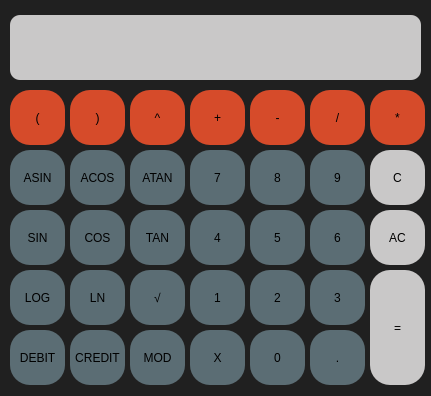
<?xml version="1.0" encoding="UTF-8"?>
<ui version="4.0">
 <class>MainWindow</class>
 <widget class="QMainWindow" name="MainWindow">
  <property name="geometry">
   <rect>
    <x>0</x>
    <y>0</y>
    <width>431</width>
    <height>396</height>
   </rect>
  </property>
  <property name="windowTitle">
   <string>MainWindow</string>
  </property>
  <property name="styleSheet">
   <string notr="true">background-color: rgb(32, 32, 32)</string>
  </property>
  <widget class="QWidget" name="centralwidget">
   <widget class="QLabel" name="result">
    <property name="geometry">
     <rect>
      <x>10</x>
      <y>15</y>
      <width>411</width>
      <height>65</height>
     </rect>
    </property>
    <property name="styleSheet">
     <string notr="true">QLabel{
 	qproperty-alignment: 'AlignVCenter | AlignRight';
	background-color: rgb(201, 200, 200);
	border-radius: 10px;
	
	
	font: 20pt &quot;Ubuntu&quot;;
}
</string>
    </property>
    <property name="text">
     <string/>
    </property>
   </widget>
   <widget class="QPushButton" name="pushButton_7">
    <property name="geometry">
     <rect>
      <x>190</x>
      <y>150</y>
      <width>55</width>
      <height>55</height>
     </rect>
    </property>
    <property name="styleSheet">
     <string notr="true">QPushButton {
	background-color: rgb(91, 109, 116);
	border-radius: 20px;
}

QPushButton:pressed {
	background-color: rgb(36, 91, 113);
	border-radius: 20px;
}
</string>
    </property>
    <property name="text">
     <string>7</string>
    </property>
   </widget>
   <widget class="QPushButton" name="pushButton_8">
    <property name="geometry">
     <rect>
      <x>250</x>
      <y>150</y>
      <width>55</width>
      <height>55</height>
     </rect>
    </property>
    <property name="styleSheet">
     <string notr="true">QPushButton {
	background-color: rgb(91, 109, 116);
	border-radius: 20px;
}

QPushButton:pressed {
	background-color: rgb(36, 91, 113);
	border-radius: 20px;
}
</string>
    </property>
    <property name="text">
     <string>8</string>
    </property>
   </widget>
   <widget class="QPushButton" name="pushButton_9">
    <property name="geometry">
     <rect>
      <x>310</x>
      <y>150</y>
      <width>55</width>
      <height>55</height>
     </rect>
    </property>
    <property name="styleSheet">
     <string notr="true">QPushButton {
	background-color: rgb(91, 109, 116);
	border-radius: 20px;
}

QPushButton:pressed {
	background-color: rgb(36, 91, 113);
	border-radius: 20px;
}
</string>
    </property>
    <property name="text">
     <string>9</string>
    </property>
   </widget>
   <widget class="QPushButton" name="pushButton_4">
    <property name="geometry">
     <rect>
      <x>190</x>
      <y>210</y>
      <width>55</width>
      <height>55</height>
     </rect>
    </property>
    <property name="styleSheet">
     <string notr="true">QPushButton {
	background-color: rgb(91, 109, 116);
	border-radius: 20px;
}

QPushButton:pressed {
	background-color: rgb(36, 91, 113);
	border-radius: 20px;
}
</string>
    </property>
    <property name="text">
     <string>4</string>
    </property>
   </widget>
   <widget class="QPushButton" name="pushButton_5">
    <property name="geometry">
     <rect>
      <x>250</x>
      <y>210</y>
      <width>55</width>
      <height>55</height>
     </rect>
    </property>
    <property name="styleSheet">
     <string notr="true">QPushButton {
	background-color: rgb(91, 109, 116);
	border-radius: 20px;
}

QPushButton:pressed {
	background-color: rgb(36, 91, 113);
	border-radius: 20px;
}
</string>
    </property>
    <property name="text">
     <string>5</string>
    </property>
   </widget>
   <widget class="QPushButton" name="pushButton_6">
    <property name="geometry">
     <rect>
      <x>310</x>
      <y>210</y>
      <width>55</width>
      <height>55</height>
     </rect>
    </property>
    <property name="styleSheet">
     <string notr="true">QPushButton {
	background-color: rgb(91, 109, 116);
	border-radius: 20px;
}

QPushButton:pressed {
	background-color: rgb(36, 91, 113);
	border-radius: 20px;
}
</string>
    </property>
    <property name="text">
     <string>6</string>
    </property>
   </widget>
   <widget class="QPushButton" name="pushButton_1">
    <property name="geometry">
     <rect>
      <x>190</x>
      <y>270</y>
      <width>55</width>
      <height>55</height>
     </rect>
    </property>
    <property name="styleSheet">
     <string notr="true">QPushButton {
	background-color: rgb(91, 109, 116);
	border-radius: 20px;
}

QPushButton:pressed {
	background-color: rgb(36, 91, 113);
	border-radius: 20px;
}
</string>
    </property>
    <property name="text">
     <string>1</string>
    </property>
   </widget>
   <widget class="QPushButton" name="pushButton_2">
    <property name="geometry">
     <rect>
      <x>250</x>
      <y>270</y>
      <width>55</width>
      <height>55</height>
     </rect>
    </property>
    <property name="styleSheet">
     <string notr="true">QPushButton {
	background-color: rgb(91, 109, 116);
	border-radius: 20px;
}

QPushButton:pressed {
	background-color: rgb(36, 91, 113);
	border-radius: 20px;
}
</string>
    </property>
    <property name="text">
     <string>2</string>
    </property>
   </widget>
   <widget class="QPushButton" name="pushButton_3">
    <property name="geometry">
     <rect>
      <x>310</x>
      <y>270</y>
      <width>55</width>
      <height>55</height>
     </rect>
    </property>
    <property name="styleSheet">
     <string notr="true">QPushButton {
	background-color: rgb(91, 109, 116);
	border-radius: 20px;
}

QPushButton:pressed {
	background-color: rgb(71, 89, 96);
	border-radius: 20px;
}
</string>
    </property>
    <property name="text">
     <string>3</string>
    </property>
   </widget>
   <widget class="QPushButton" name="pushButton_0">
    <property name="geometry">
     <rect>
      <x>250</x>
      <y>330</y>
      <width>55</width>
      <height>55</height>
     </rect>
    </property>
    <property name="styleSheet">
     <string notr="true">QPushButton {
	background-color: rgb(91, 109, 116);
	border-radius: 20px;
}

QPushButton:pressed {
	background-color: rgb(36, 91, 113);
	border-radius: 20px;
}
</string>
    </property>
    <property name="text">
     <string>0</string>
    </property>
   </widget>
   <widget class="QPushButton" name="pushButton_X">
    <property name="geometry">
     <rect>
      <x>190</x>
      <y>330</y>
      <width>55</width>
      <height>55</height>
     </rect>
    </property>
    <property name="styleSheet">
     <string notr="true">QPushButton {
	background-color: rgb(91, 109, 116);
	border-radius: 20px;
}

QPushButton:pressed {
	background-color: rgb(36, 91, 113);
	border-radius: 20px;
}
</string>
    </property>
    <property name="text">
     <string>X</string>
    </property>
   </widget>
   <widget class="QPushButton" name="pushButton_Pow">
    <property name="geometry">
     <rect>
      <x>130</x>
      <y>90</y>
      <width>55</width>
      <height>55</height>
     </rect>
    </property>
    <property name="styleSheet">
     <string notr="true">QPushButton {
	background-color: rgb(214, 75, 42);
	border-radius: 20px;
}

QPushButton:pressed {
	background-color: rgb(156, 56, 33);
	border-radius: 20px;
}
</string>
    </property>
    <property name="text">
     <string>^</string>
    </property>
   </widget>
   <widget class="QPushButton" name="pushButton_PLUS">
    <property name="geometry">
     <rect>
      <x>190</x>
      <y>90</y>
      <width>55</width>
      <height>55</height>
     </rect>
    </property>
    <property name="styleSheet">
     <string notr="true">QPushButton {
	background-color: rgb(214, 75, 42);
	border-radius: 20px;
}

QPushButton:pressed {
	background-color: rgb(156, 56, 33);
	border-radius: 20px;
}
</string>
    </property>
    <property name="text">
     <string>+</string>
    </property>
   </widget>
   <widget class="QPushButton" name="pushButton_MINUS">
    <property name="geometry">
     <rect>
      <x>250</x>
      <y>90</y>
      <width>55</width>
      <height>55</height>
     </rect>
    </property>
    <property name="styleSheet">
     <string notr="true">QPushButton {
	background-color: rgb(214, 75, 42);
	border-radius: 20px;
}

QPushButton:pressed {
	background-color: rgb(156, 56, 33);
	border-radius: 20px;
}
</string>
    </property>
    <property name="text">
     <string>-</string>
    </property>
   </widget>
   <widget class="QPushButton" name="pushButton_MUL">
    <property name="geometry">
     <rect>
      <x>370</x>
      <y>90</y>
      <width>55</width>
      <height>55</height>
     </rect>
    </property>
    <property name="styleSheet">
     <string notr="true">QPushButton {
	background-color: rgb(214, 75, 42);
	border-radius: 20px;
}

QPushButton:pressed {
	background-color: rgb(156, 56, 33);
	border-radius: 20px;
}
</string>
    </property>
    <property name="text">
     <string>*</string>
    </property>
   </widget>
   <widget class="QPushButton" name="pushButton_DIV">
    <property name="geometry">
     <rect>
      <x>310</x>
      <y>90</y>
      <width>55</width>
      <height>55</height>
     </rect>
    </property>
    <property name="styleSheet">
     <string notr="true">QPushButton {
	background-color: rgb(214, 75, 42);
	border-radius: 20px;
}

QPushButton:pressed {
	background-color: rgb(156, 56, 33);
	border-radius: 20px;
}
</string>
    </property>
    <property name="text">
     <string>/</string>
    </property>
   </widget>
   <widget class="QPushButton" name="pushButton_OP_Bracket">
    <property name="geometry">
     <rect>
      <x>10</x>
      <y>90</y>
      <width>55</width>
      <height>55</height>
     </rect>
    </property>
    <property name="styleSheet">
     <string notr="true">QPushButton {
	background-color: rgb(214, 75, 42);
	border-radius: 20px;
}

QPushButton:pressed {
	background-color: rgb(156, 56, 33);
	border-radius: 20px;
}
</string>
    </property>
    <property name="text">
     <string>(</string>
    </property>
   </widget>
   <widget class="QPushButton" name="pushButton_AC">
    <property name="geometry">
     <rect>
      <x>370</x>
      <y>210</y>
      <width>55</width>
      <height>55</height>
     </rect>
    </property>
    <property name="styleSheet">
     <string notr="true">QPushButton {
	background-color: rgb(201, 200, 200);
	border-radius: 20px;
}

QPushButton:pressed {
	background-color: rgb(127, 127, 127);
	border-radius: 20px;
}
</string>
    </property>
    <property name="text">
     <string>AC</string>
    </property>
   </widget>
   <widget class="QPushButton" name="pushButton_EQ">
    <property name="geometry">
     <rect>
      <x>370</x>
      <y>270</y>
      <width>55</width>
      <height>115</height>
     </rect>
    </property>
    <property name="styleSheet">
     <string notr="true">QPushButton {
	background-color: rgb(201, 200, 200);
	border-radius: 20px;
}

QPushButton:pressed {
	background-color: rgb(127, 127, 127);
	border-radius: 20px;
}
</string>
    </property>
    <property name="text">
     <string>=</string>
    </property>
   </widget>
   <widget class="QPushButton" name="pushButton_SIN">
    <property name="geometry">
     <rect>
      <x>10</x>
      <y>210</y>
      <width>55</width>
      <height>55</height>
     </rect>
    </property>
    <property name="styleSheet">
     <string notr="true">QPushButton {
	background-color: rgb(91, 109, 116);
	border-radius: 20px;
}

QPushButton:pressed {
	background-color: rgb(36, 91, 113);
	border-radius: 20px;
}
</string>
    </property>
    <property name="text">
     <string>SIN</string>
    </property>
   </widget>
   <widget class="QPushButton" name="pushButton_COS">
    <property name="geometry">
     <rect>
      <x>70</x>
      <y>210</y>
      <width>55</width>
      <height>55</height>
     </rect>
    </property>
    <property name="styleSheet">
     <string notr="true">QPushButton {
	background-color: rgb(91, 109, 116);
	border-radius: 20px;
}

QPushButton:pressed {
	background-color: rgb(36, 91, 113);
	border-radius: 20px;
}
</string>
    </property>
    <property name="text">
     <string>COS</string>
    </property>
   </widget>
   <widget class="QPushButton" name="pushButton_TAN">
    <property name="geometry">
     <rect>
      <x>130</x>
      <y>210</y>
      <width>55</width>
      <height>55</height>
     </rect>
    </property>
    <property name="styleSheet">
     <string notr="true">QPushButton {
	background-color: rgb(91, 109, 116);
	border-radius: 20px;
}

QPushButton:pressed {
	background-color: rgb(36, 91, 113);
	border-radius: 20px;
}
</string>
    </property>
    <property name="text">
     <string>TAN</string>
    </property>
   </widget>
   <widget class="QPushButton" name="pushButton_ACOS">
    <property name="geometry">
     <rect>
      <x>70</x>
      <y>150</y>
      <width>55</width>
      <height>55</height>
     </rect>
    </property>
    <property name="styleSheet">
     <string notr="true">QPushButton {
	background-color: rgb(91, 109, 116);
	border-radius: 20px;
}

QPushButton:pressed {
	background-color: rgb(36, 91, 113);
	border-radius: 20px;
}
</string>
    </property>
    <property name="text">
     <string>ACOS</string>
    </property>
   </widget>
   <widget class="QPushButton" name="pushButton_ATAN">
    <property name="geometry">
     <rect>
      <x>130</x>
      <y>150</y>
      <width>55</width>
      <height>55</height>
     </rect>
    </property>
    <property name="styleSheet">
     <string notr="true">QPushButton {
	background-color: rgb(91, 109, 116);
	border-radius: 20px;
}

QPushButton:pressed {
	background-color: rgb(36, 91, 113);
	border-radius: 20px;
}
</string>
    </property>
    <property name="text">
     <string>ATAN</string>
    </property>
   </widget>
   <widget class="QPushButton" name="pushButton_ASIN">
    <property name="geometry">
     <rect>
      <x>10</x>
      <y>150</y>
      <width>55</width>
      <height>55</height>
     </rect>
    </property>
    <property name="styleSheet">
     <string notr="true">QPushButton {
	background-color: rgb(91, 109, 116);
	border-radius: 20px;
}

QPushButton:pressed {
	background-color: rgb(36, 91, 113);
	border-radius: 20px;
}
</string>
    </property>
    <property name="text">
     <string>ASIN</string>
    </property>
   </widget>
   <widget class="QPushButton" name="pushButton_LN">
    <property name="geometry">
     <rect>
      <x>70</x>
      <y>270</y>
      <width>55</width>
      <height>55</height>
     </rect>
    </property>
    <property name="styleSheet">
     <string notr="true">QPushButton {
	background-color: rgb(91, 109, 116);
	border-radius: 20px;
}

QPushButton:pressed {
	background-color: rgb(36, 91, 113);
	border-radius: 20px;
}
</string>
    </property>
    <property name="text">
     <string>LN</string>
    </property>
   </widget>
   <widget class="QPushButton" name="pushButton_LOG">
    <property name="geometry">
     <rect>
      <x>10</x>
      <y>270</y>
      <width>55</width>
      <height>55</height>
     </rect>
    </property>
    <property name="styleSheet">
     <string notr="true">QPushButton {
	background-color: rgb(91, 109, 116);
	border-radius: 20px;
}

QPushButton:pressed {
	background-color: rgb(36, 91, 113);
	border-radius: 20px;
}
</string>
    </property>
    <property name="text">
     <string>LOG</string>
    </property>
   </widget>
   <widget class="QPushButton" name="pushButton_SQRT">
    <property name="geometry">
     <rect>
      <x>130</x>
      <y>270</y>
      <width>55</width>
      <height>55</height>
     </rect>
    </property>
    <property name="styleSheet">
     <string notr="true">QPushButton {
	background-color: rgb(91, 109, 116);
	border-radius: 20px;
}

QPushButton:pressed {
	background-color: rgb(36, 91, 113);
	border-radius: 20px;
}
</string>
    </property>
    <property name="text">
     <string>√</string>
    </property>
   </widget>
   <widget class="QPushButton" name="pushButton_CL_Bracket">
    <property name="geometry">
     <rect>
      <x>70</x>
      <y>90</y>
      <width>55</width>
      <height>55</height>
     </rect>
    </property>
    <property name="styleSheet">
     <string notr="true">QPushButton {
	background-color: rgb(214, 75, 42);
	border-radius: 20px;
}

QPushButton:pressed {
	background-color: rgb(156, 56, 33);
	border-radius: 20px;
}
</string>
    </property>
    <property name="text">
     <string>)</string>
    </property>
   </widget>
   <widget class="QPushButton" name="pushButton_C">
    <property name="geometry">
     <rect>
      <x>370</x>
      <y>150</y>
      <width>55</width>
      <height>55</height>
     </rect>
    </property>
    <property name="styleSheet">
     <string notr="true">QPushButton {
	background-color: rgb(201, 200, 200);
	border-radius: 20px;
}

QPushButton:pressed {
	background-color: rgb(127, 127, 127);
	border-radius: 20px;
}
</string>
    </property>
    <property name="text">
     <string>C</string>
    </property>
   </widget>
   <widget class="QPushButton" name="pushButton_DOT">
    <property name="geometry">
     <rect>
      <x>310</x>
      <y>330</y>
      <width>55</width>
      <height>55</height>
     </rect>
    </property>
    <property name="styleSheet">
     <string notr="true">QPushButton {
	background-color: rgb(91, 109, 116);
	border-radius: 20px;
}

QPushButton:pressed {
	background-color: rgb(36, 91, 113);
	border-radius: 20px;
}
</string>
    </property>
    <property name="text">
     <string>.</string>
    </property>
   </widget>
   <widget class="QPushButton" name="pushButton_CREDIT">
    <property name="geometry">
     <rect>
      <x>70</x>
      <y>330</y>
      <width>55</width>
      <height>55</height>
     </rect>
    </property>
    <property name="styleSheet">
     <string notr="true">QPushButton {
	background-color: rgb(91, 109, 116);
	border-radius: 20px;
}

QPushButton:pressed {
	background-color: rgb(36, 91, 113);
	border-radius: 20px;
}
</string>
    </property>
    <property name="text">
     <string>CREDIT</string>
    </property>
   </widget>
   <widget class="QPushButton" name="pushButton_DEBIT">
    <property name="geometry">
     <rect>
      <x>10</x>
      <y>330</y>
      <width>55</width>
      <height>55</height>
     </rect>
    </property>
    <property name="styleSheet">
     <string notr="true">QPushButton {
	background-color: rgb(91, 109, 116);
	border-radius: 20px;
}

QPushButton:pressed {
	background-color: rgb(36, 91, 113);
	border-radius: 20px;
}
</string>
    </property>
    <property name="text">
     <string>DEBIT</string>
    </property>
   </widget>
   <widget class="QPushButton" name="pushButton_MOD">
    <property name="geometry">
     <rect>
      <x>130</x>
      <y>330</y>
      <width>55</width>
      <height>55</height>
     </rect>
    </property>
    <property name="styleSheet">
     <string notr="true">QPushButton {
	background-color: rgb(91, 109, 116);
	border-radius: 20px;
}

QPushButton:pressed {
	background-color: rgb(36, 91, 113);
	border-radius: 20px;
}
</string>
    </property>
    <property name="text">
     <string>MOD</string>
    </property>
   </widget>
  </widget>
 </widget>
 <resources/>
 <connections/>
</ui>
